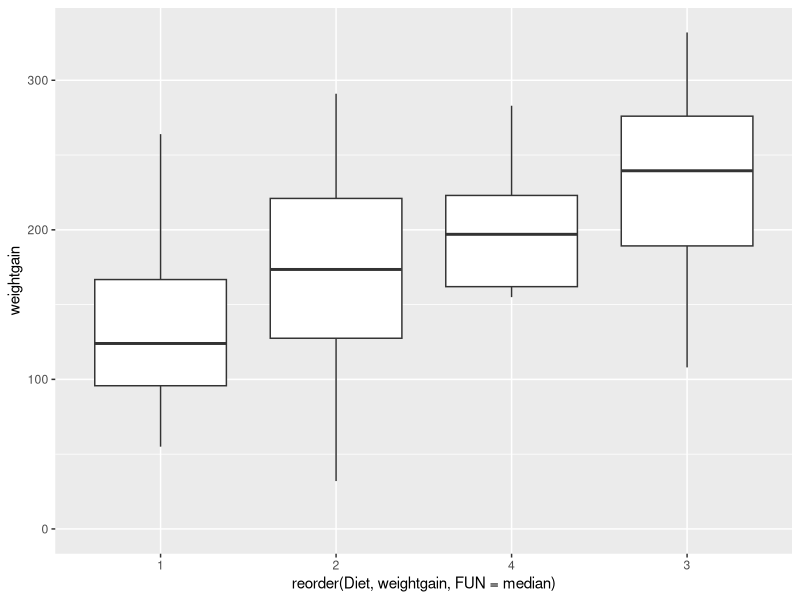
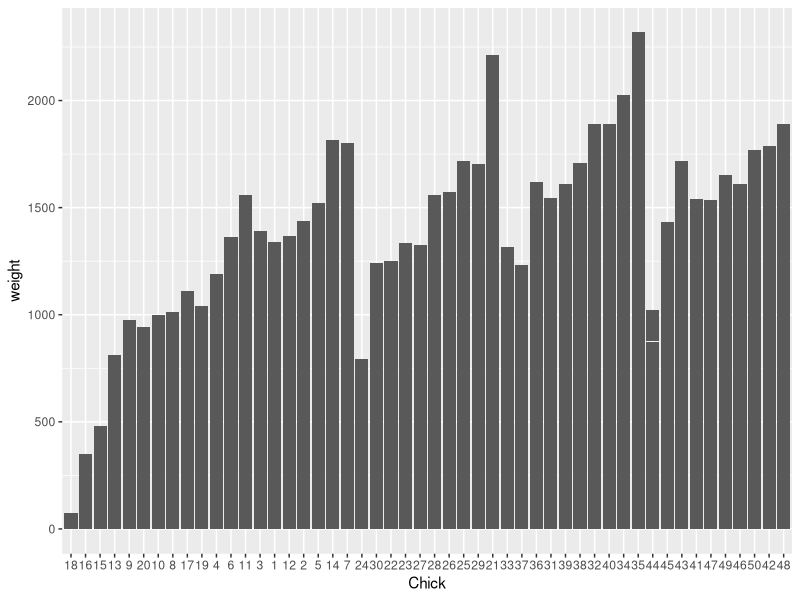
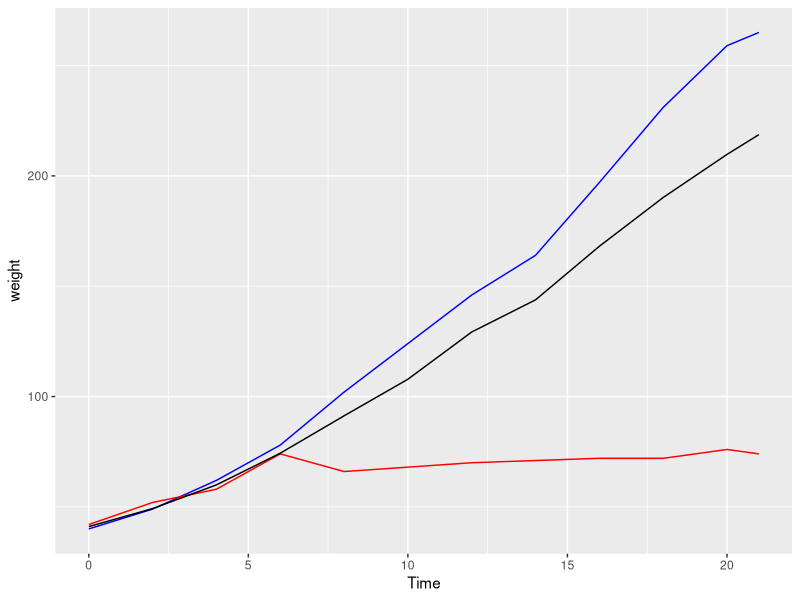
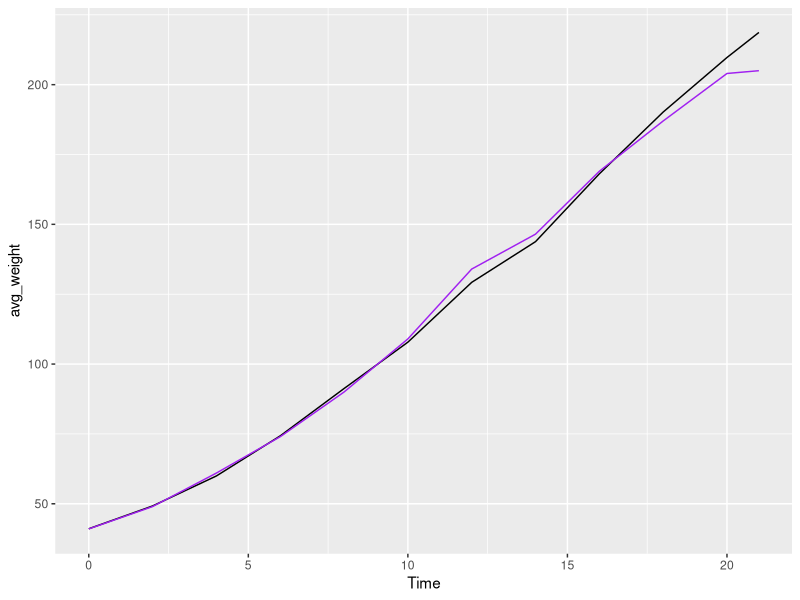

The R script that drew these images, in order:
## ---- chunk 1
library(datasets)
library(dplyr)
library(ggplot2)
?ChickWeight
## ---- chunk 2
weight0 <- ChickWeight %>%
  group_by(Diet) %>%
  summarize(avg = mean(weight), sd= sd(weight))
  

print(weight0)
## ---- chunk 3
complete <- ChickWeight %>%
  group_by(Chick) %>%
  mutate(num_measurements=n()) %>%
  filter(num_measurements > 11)

# complete <- ungroup(complete) ...based off of piazza i don't think we need to ungroup here 
print(head(complete,3))

## ---- chunk 4

complete <- ungroup(complete)
foo <- complete %>%
  group_by(Chick) %>%
  mutate(weightgain = weight - weight[Time == 0.0])

print(head(foo, 3))

## ---- chunk 5

foo2 <- foo %>% filter(Time == 21)

p <- ggplot(foo2, aes(x=reorder(Diet, weightgain, FUN = median), y=weightgain)) + geom_boxplot() + expand_limits(y=0)

print(p) 
## ---- chunk 6
# Numerical Analysis
foo3 <- foo2 %>%
  arrange(weightgain)

least_weight_gained <- head(foo3, 1)
most_weight_gained <- tail(foo3,1) 
print(least_weight_gained)
print(most_weight_gained)

# Graphical Analysis

p<-ggplot(data=ChickWeight, aes(x=Chick, y=weight)) +
  geom_bar(stat="identity")
print(p)
## ---- chunk 7

all_peeps <- complete %>%
  group_by(Chick) %>%
  filter(Time == 0) %>%
  arrange(weight)

# Chick 25 and Chick 24

small_peep <- complete %>%
  filter(Chick == 25)

large_peep <- complete %>%
  filter(Chick == 24)

avg_weight <- ChickWeight %>%
  group_by(Time) %>%
  mutate(avg_weight = mean(weight))
  

ggplot() + 
  geom_line(data = small_peep, aes(x = Time, y = weight), color = "blue") +
  geom_line(data = large_peep, aes(x = Time, y = weight), color = "red") + 
  # 7
  geom_line(data = avg_weight, aes(x = Time, y = avg_weight), color = "black")


## ---- chunk 8
# print(ChickWeight)


weight_measure <- ChickWeight %>%
  group_by(Time) %>%
  mutate(avg_weight = mean(weight)) %>% 
  mutate(med_weight = median(weight))


ggplot() + 
  geom_line(data = weight_measure, aes(x = Time, y = avg_weight), color = "black")  + 
  geom_line(data = weight_measure, aes(x = Time, y = med_weight), color = "purple") 

